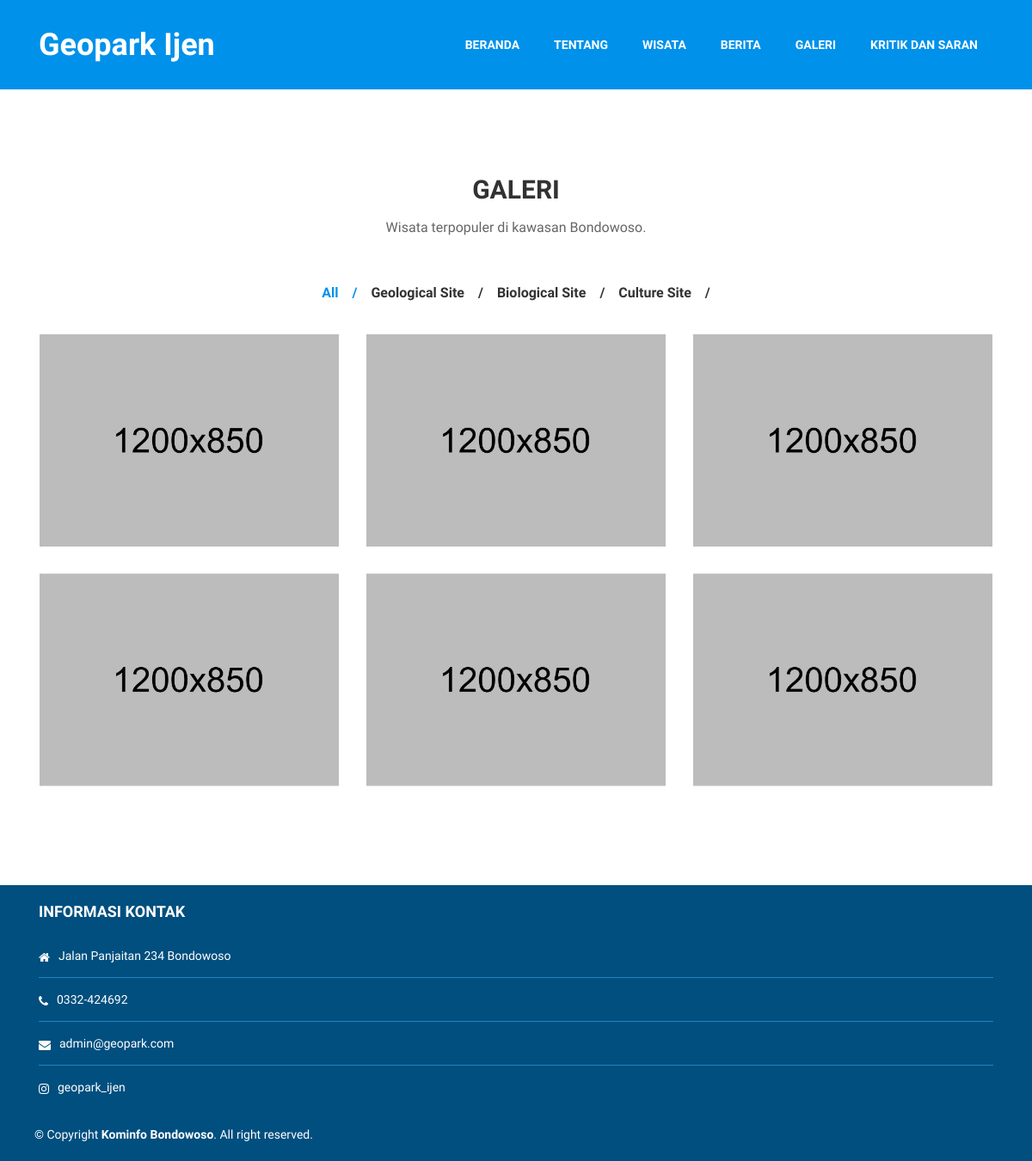
Page /index.php/galeri on the committed database.
### tables this page shows
CREATE TABLE `mst_kategori` (
  `id_kategori` int(11) NOT NULL AUTO_INCREMENT,
  `nama_kategori` varchar(255) NOT NULL,
  PRIMARY KEY (`id_kategori`)
);

CREATE TABLE `mst_foto` (
  `id_foto` int(11) NOT NULL AUTO_INCREMENT,
  `id_kategori` int(11) NOT NULL,
  `nama_foto` varchar(200) NOT NULL,
  `judul_foto` varchar(200) NOT NULL,
  `keterangan` text NOT NULL,
  PRIMARY KEY (`id_foto`)
);

CREATE TABLE `mst_kontak` (
  `id_kontak` int(11) NOT NULL AUTO_INCREMENT,
  `alamat_kontak` varchar(255) NOT NULL,
  `telp_kontak` varchar(30) NOT NULL,
  `email_kontak` varchar(90) NOT NULL,
  `instagram_kontak` varchar(100) NOT NULL,
  PRIMARY KEY (`id_kontak`)
);

### application/controllers/Galeri.php (called while the page is built, shortened)
<?php
class Galeri extends CI_Controller {
		function __construct(){
			$this->load->model('Main','main');
		}
	public function index()
	{
		$data['kontak'] 		= $this->main->get_data('mst_kontak');
		$data['kategori'] 		= $this->main->get_data('mst_kategori');
		$data['galeri'] 		= $this->main->get_data('mst_foto');
		$this->load->view('galeri',$data);
	}
}

### index.php (called while the page is built, shortened)
<?php
require_once BASEPATH.'core/CodeIgniter.php';

### application/models/Main.php (called while the page is built, shortened)
<?php
class Main extends CI_MODEL
{
    function get_data($table)
    {
        $query = $this->db->get($table);
        return $query->result();
    }
}

### application/views/galeri.php (the view, shortened to what this page needs)
<!DOCTYPE html>
<html lang="en">
  <head>
  <?php $this->load->view('part/head');?>
	</head>
  <body>
      <?php $this->load->view('part/navbar');?>
	<main>
		<section id="mu-portfolio">
			<div class="container">
				<div class="row">
					<div class="col-md-12">
						<div class="mu-portfolio-area">
							<div class="row">
								<div class="col-md-12">
									<div class="mu-title">
										<h2>Galeri</h2>
										<p>Wisata terpopuler di kawasan Bondowoso.</p>
									</div>
								</div>
							</div>
							<div class="row">
									<div class="mu-portfolio-filter-area">
										<ul class="mu-simplefilter">
                                            <li class="active" data-filter="all">All<span>/</span></li>
                                            <?php foreach($kategori as $row_kategori){?>
                                            <li data-filter="<?= $row_kategori->id_kategori?>"><?= $row_kategori->nama_kategori?><span>/</span> </li>
                                            <?php } ?>
							            </ul>
									</div>
									<div class="mu-portfolio-content">
										<div class="filtr-container">
                                            <?php foreach($galeri as $row_galeri){?>
							                <div class="col-xs-6 col-sm-6 col-md-4 filtr-item" data-category="<?= $row_galeri->id_kategori?>">
							                   <a class="mu-imglink" href="assets/images/portfolio/img-1.jpg" title="PAINTING">
								                   	<img class="img-responsive" src="<?= base_url('assets/img/galeri/'.$row_galeri->nama_foto);?>" alt="image">
							                   </a>
                                            </div>
                                            <?php } ?>
							            </div>
									</div>
								</div>
						</div>
					</div>
				</div>
			</div>
		</section>
	</main>
    <?php $this->load->view('part/footer');?>
  </body>
</html>

### application/views/part/footer.php
<footer id="mu-footer">
	<div class="mu-footer-bottom">
		<div class="container">
			<div class="row">
			<?php foreach($kontak as $row_kontak){?>
			<div class="col-md-12">
					<div class="mu-single-footer">
						<h3>Informasi Kontak</h3>
						<ul class="list-unstyled">
						  <li class="media">
						    <span class="fa fa-home"></span>
						    <div class="media-body">
						    	<p><?= $row_kontak->alamat_kontak?></p>
						    </div>
						  </li>
						  <li class="media">
						    <span class="fa fa-phone"></span>
						    <div class="media-body">
						       <p><?= $row_kontak->telp_kontak?></p>
						    </div>
						  </li>
						  <li class="media">
						    <span class="fa fa-envelope"></span>
						    <div class="media-body">
						     <p><?= $row_kontak->email_kontak?></p>
						    </div>
						  </li>
						  <li class="media">
						    <span class="fa fa-instagram"></span>
						    <div class="media-body">
						     <p><?= $row_kontak->instagram_kontak?></p>
						    </div>
						  </li>
						</ul>
					</div>
				</div>
			<?php } ?>
			<div class="row">
				<div class="col-md-12">
					<div class="mu-footer-bottom-area">
						<p class="mu-copy-right" style="padding-left:10px;">&copy; Copyright <a rel="nofollow" href="https://kominfo.bondowosokab.go.id/">Kominfo Bondowoso</a>. All right reserved.</p>
					</div>
				</div>
			</div>
		</div>
	</div>
</footer>

### assets/user/css/style.css (style rules this page uses)
body, html { overflow-x:hidden; }
body { font-family: 'Raleway', sans-serif; color: #666666; font-size: 16px; font-weight: 400; }
ul { padding: 0; margin: 0; }
ul li { list-style: disc; font-size: 17px; line-height: 1.59; }
a { text-decoration: none; color: #2f2f2f; }
h1, h2, h3, h4, h5, h6 { font-family: 'Raleway', sans-serif; font-weight: 700; margin-top: 0; }
h2 { font-size: 32px; line-height: 1.13; }
h3 { font-size: 26px; }
img { border: none; max-width: 100%; }
.mu-title { display: inline; float: left; text-align: center; width: 100%; margin-bottom: 35px; padding: 0 25%; }
.mu-title h2 { color: #323232; font-size: 30px; text-transform: uppercase; margin-bottom: 15px; }
#mu-portfolio { display: inline; float: left; width: 100%; }
.mu-portfolio-area { display: inline; float: left; padding: 100px 0; width: 100%; }
.mu-portfolio-content { display: inline; float: left; margin-top: 20px; width: 100%; }
.mu-portfolio-filter-area { display: inline; float: left; width: 100%; }
.filtr-item { margin-bottom: 0px; padding: 16px; transform-style: unset !important; }
.mu-imglink { background-color: transparent; }
.mu-simplefilter { text-align: center; }
.mu-simplefilter li { color: #323232; cursor: pointer; display: inline-block; margin: 0 6px; -webkit-transition: all 0.5s; transition: all 0.5s; font-size: 16px; font-weight: 700; -webkit-transition: all 0.5s; -o-transition: all 0.5s; transition: all 0.5s; }
.mu-simplefilter li span { margin-left: 16px; }
.mu-simplefilter li:hover, .mu-simplefilter li.active { color: #0091ea; }
#mu-footer { background-color: #fff; display: inline; float: left; width: 100%; }
.mu-single-footer { display: inline; float: left; color: #fff; font-size: 14px; width: 100%; }
.mu-single-footer h3 { color: #fff; font-size: 18px; text-transform: uppercase; margin-bottom: 35px; }
.mu-single-footer ul li { border-bottom: 1px solid #1c85c4; list-style: none; margin-bottom: 10px; padding-bottom: 12px; font-size: 14px; }
.mu-single-footer ul li:last-child { border-bottom: none; }
.mu-single-footer .list-unstyled li { margin-bottom: 20px; padding-bottom: 10px; }
.mu-single-footer .list-unstyled li.media span { margin-right: 10px; }
.mu-single-footer .list-unstyled li.media p { line-height: 1.5; margin-top: -5px; margin-bottom: 4px; font-size: 14px; }
.mu-footer-bottom { background-color: #004f7f; display: inline; padding: 20px 0; float: left; width: 100%; }
.mu-footer-bottom-area { display: inline; float: left; text-align: center; width: 100%; }
.mu-copy-right { color: #fff; margin-bottom: 0; font-size: 14px; }
.mu-copy-right a { color: #fff; font-weight: 600; -webkit-transition: all 0.5s; transition: all 0.5s; }

### rows in the picture
mst_kategori: nama_kategori "Geological Site"
mst_kategori: nama_kategori "Biological Site"
mst_kategori: nama_kategori "Culture Site"
mst_foto: nama_foto (picture)
mst_foto: nama_foto (picture)
mst_foto: nama_foto (picture)
mst_foto: nama_foto (picture)
mst_foto: nama_foto (picture)
mst_foto: nama_foto (picture)
mst_kontak: alamat_kontak "Jalan Panjaitan 234 Bondowoso", telp_kontak "0332-424692", email_kontak "admin@geopark.com", instagram_kontak "geopark_ijen"
